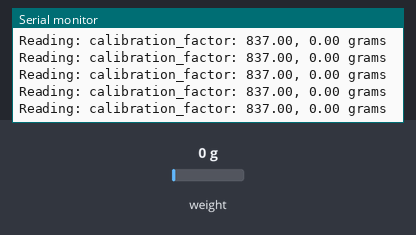
The sketch below on a simulated Arduino Uno, built with avr-gcc and run on an emulated ATmega328P. Parts: the last lines printed to the serial monitor. The test bench sets the inputs (shaded band); at power-on: weight on the scale 0 g.

Above: at 2.2 s.
2.3 s: weight on the scale set to 100 g
At 2.32 s:
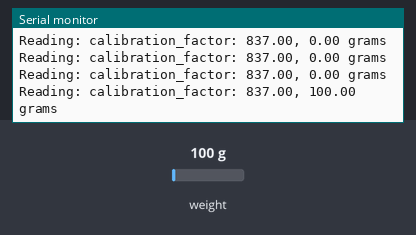
5.3 s: weight on the scale set to 1250 g
At 5.37 s:
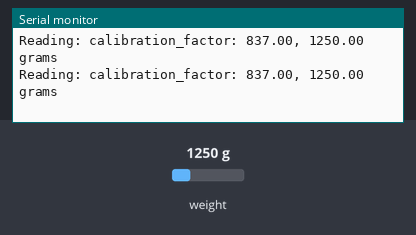
Timing chart, 0 to 8.3 s (numbered marks = the images above; inputs shaded):
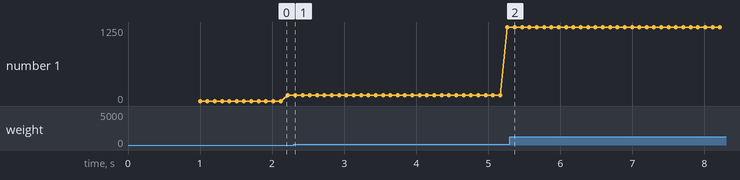

Measured:
- after the input at 5.3 s, the serial monitor: prints a new line after 0.07 s (image 2)
- plotted number 1: 100 → 1250 after the input at 2.3 s

The sketch:

weightTesting.ino
```cpp
#include <HX711.h>

const long int baudRate = 230400;

HX711 SG(5, 6);

float calibration_factor_1 = 837.0; // this calibration factor is adjusted according to my load cell

void setup() {
  Serial.begin(baudRate);

  SG.set_scale();
  SG.tare();  //Reset the scale to 0
}

void loop() {
  //SG.set_scale(calibration_factor_1);
  float units = getScaleReading(SG, calibration_factor_1);
  Serial.print(units);
  Serial.println(" grams");
}

float getScaleReading(HX711 scale, float calibration_factor) {
  float grams;

  scale.set_scale(calibration_factor); //Adjust to this calibration factor

  Serial.print("Reading: ");
  grams = scale.get_units(), 10;
  if (grams < 0) {
    grams = 0.00;
  }
  Serial.print("calibration_factor: ");
  Serial.print(calibration_factor);
  Serial.print(", ");

  return grams;
}
```
